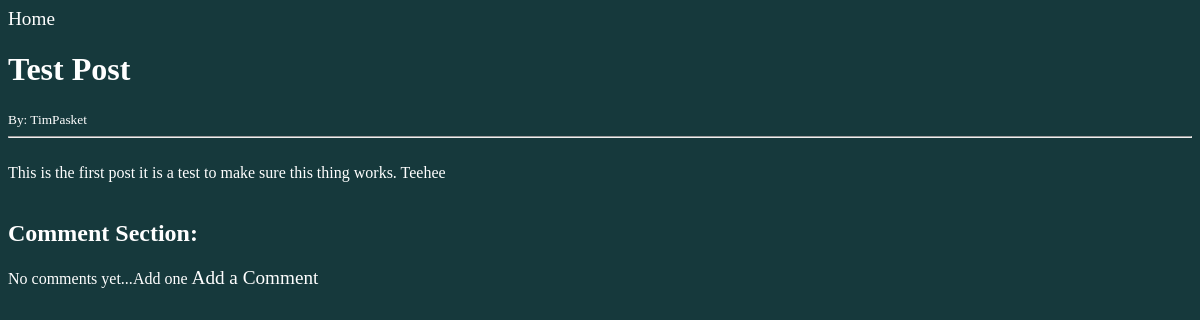
/post/1, run on an earlier commit of the app's database.
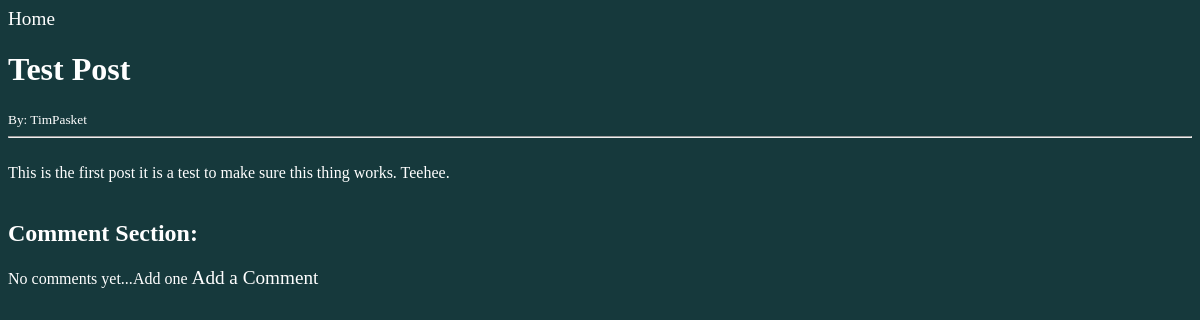
And on a later commit of the database.
### users/models.py (models this page shows, shortened)
class Post(models.Model):
  title = models.CharField(max_length=255)
  author = models.ForeignKey(User, on_delete=models.CASCADE)
  body = models.TextField()

### users/views.py (the view)
# urls.py: path('post/<int:pk>', postDetailsPage.as_view(), name='postDetails'),
class postDetailsPage(DetailView):
  model = Post
  template_name = 'postDetails.html'

### users/templates/users/postDetails.html (shortened to what this page needs)
{% load static %}
<!DOCTYPE html>
<html lang="en">
  <head>
    <link rel="stylesheet" href="{% static '/css/styles.css' %}" />
  </head>
  <body>
    <a class="homeBtn" href="{% url 'home' %}">Home</a>
    <h1>{{post.title}}</h1>
    <small>By: {{post.author.username}} </small>
    <br />
    <hr />
    <br />
    {{post.body}}
    <br />
    <br />
    <h2>Comment Section:</h2>
    {% if not post.comments.all %}
      No comments yet...<a href"{% url 'addComment' post.pk %}">Add one</a>
    {% endif %}
    <a class="addComment" href="{% url 'addComment' post.pk %}">Add a Comment</a>
  </body>
</html>

What changed in the data, as far as the page shows it:
changed Post "Test Post": body "This is the first post it is a test to make sure this thing works. Teehee" → "This is the first post it is a test to make sure this thing works. Teehee."
